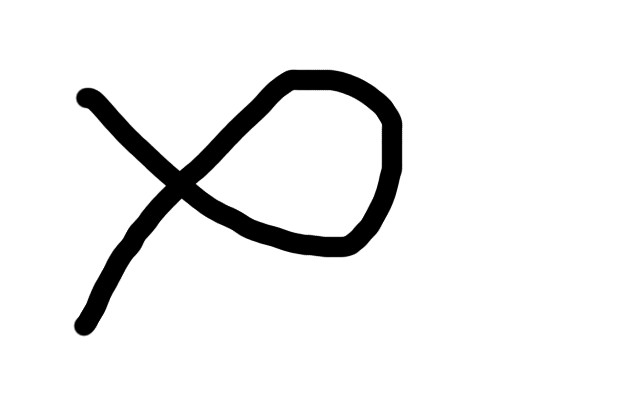
#> input picture contours/binary.jpg, 640 x 400 px
$ python findAndDraw.py   (older library calls are emulated)
#> lines starting #> are read from the running program, lines starting #| are printed output that depends on the picture; after the words box and inside, x2 and y2 are one past the last pixel; in counts of white or black regions, pixels touching at a corner belong together
import cv2
import numpy as np

img = cv2.imread('binary.jpg', 1)
#> img is the input picture: shape (400, 640, 3); min 0, max 255, mean 237.2
imgGray = cv2.cvtColor(img, cv2.COLOR_BGR2GRAY)

ret, thresh = cv2.threshold(imgGray, 127, 255, cv2.THRESH_BINARY)
#> thresh: shape (400, 640); 93% white; 1 black region
imgGray, contours, hierarchy = cv2.findContours(thresh, cv2.RETR_TREE, cv2.CHAIN_APPROX_SIMPLE)
#> contours = 3 contours; box (x1, y1, x2, y2) and area: (0, 0, 640, 400) 254961, (73, 69, 403, 337) 37301, (196, 90, 382, 237) 18639

cv2.drawContours(img, contours, 1, (255, 0, 0), 3)
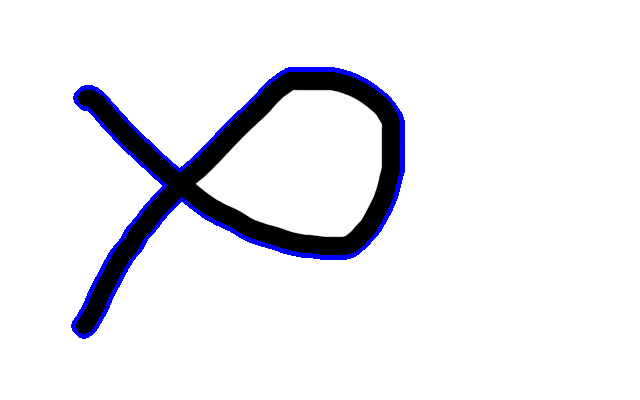
#> img: shape (400, 640, 3); 2.05% of pixels changed, all inside (x1, y1, x2, y2) = (71, 67, 405, 339)

cv2.imshow('contour', img)
cv2.waitKey(0)
cv2.destroyAllWindows()
